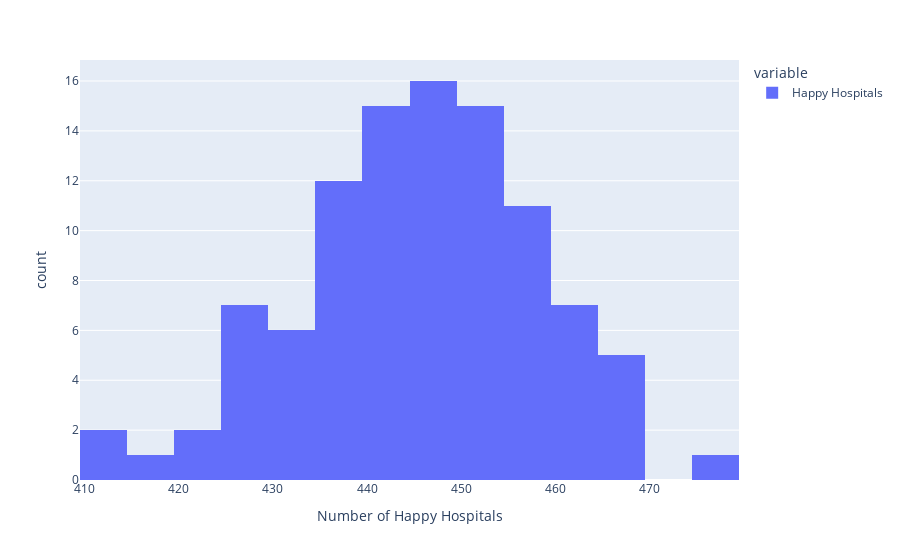

Write notebook code for a chart like this one.
### Code cell
px.histogram(pd.Series(distHappyHospitals, name = "Happy Hospitals"), labels = {"value": "Number of Happy Hospitals"})

### Figure 1 — Plotly figure (JSON) as saved in the notebook; plotly's stock layout.template omitted (floating-point values rounded to 4 significant figures)
{"data": [{"alignmentgroup": "True", "bingroup": "x", "hovertemplate": "variable=Happy Hospitals<br>Number of Happy Hospitals=%{x}<br>count=%{y}<extra></extra>", "legendgroup": "Happy Hospitals", "marker": {"color": "#636efa"}, "name": "Happy Hospitals", "offsetgroup": "Happy Hospitals", "orientation": "v", "showlegend": true, "type": "histogram", "x": [461, 429, 441, 456, 436, 454, 438, 453, 459, 461, 425, 444, 434, 441, 440, 451, 468, 441, 454, 446, 452, 446, 464, 451, 438, 465, 465, 444, 427, 425, 439, 452, 441, 433, 444, 464, 429, 419, 411, 455, 433, 456, 424, 456, 454, 448, 433, 412, 436, 453, 436, 444, 448, 449, 437, 431, 451, 440, 452, 446, 442, 464, 440, 456, 424, 440, 426, 433, 457, 452, 441, 445, 439, 460, 449, 450, 437, 448, 445, 447, 460, 450, 442, 455, 467, 452, 445, 436, 459, 448, 458, 446, 425, 438, 435, 475, 448, 466, 459, 446], "xaxis": "x", "yaxis": "y"}], "layout": {"barmode": "relative", "legend": {"title": {"text": "variable"}, "tracegroupgap": 0}, "margin": {"t": 60}, "xaxis": {"anchor": "y", "domain": [0, 1], "title": {"text": "Number of Happy Hospitals"}}, "yaxis": {"anchor": "x", "domain": [0, 1], "title": {"text": "count"}}}}
